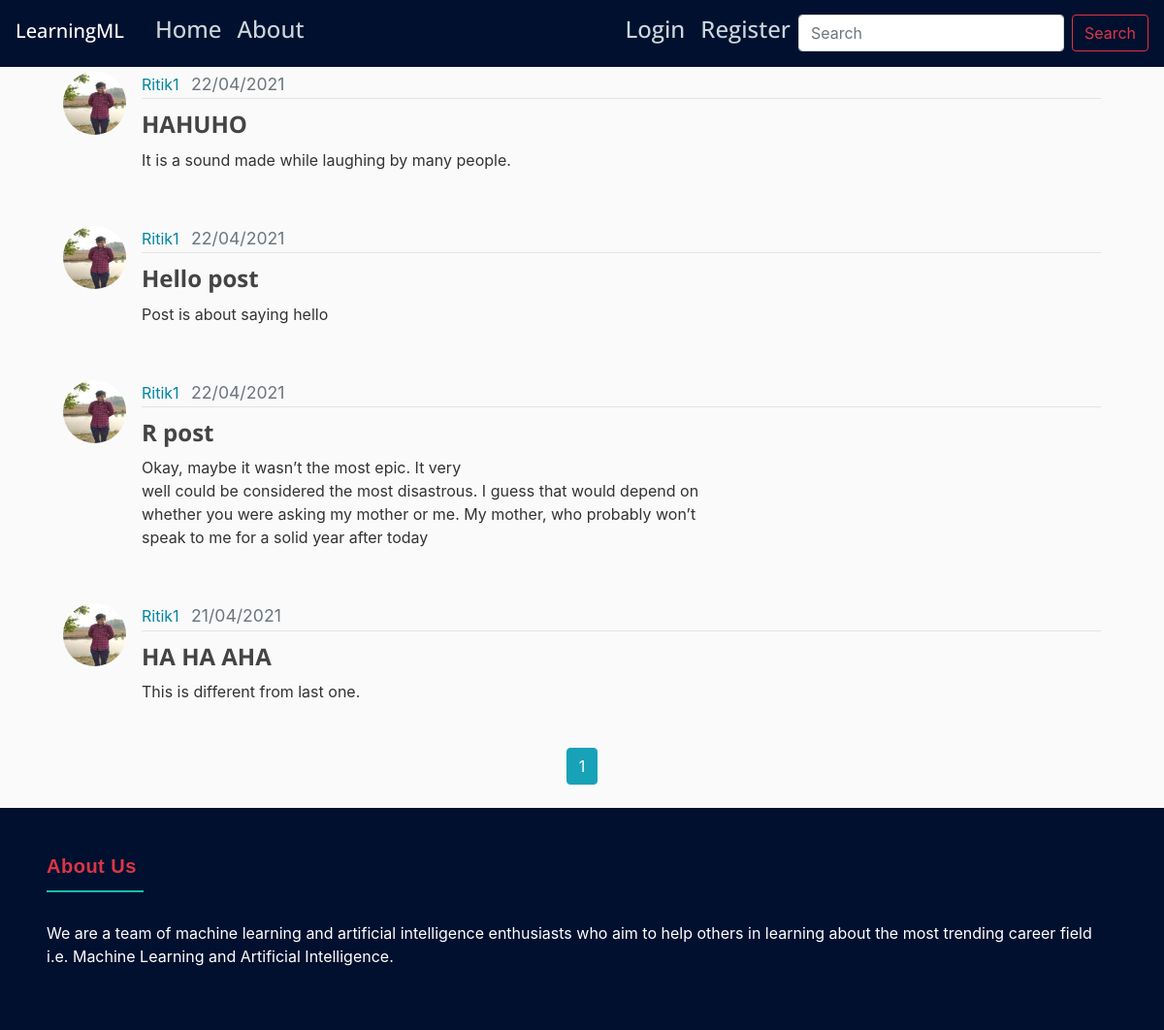
Screenshot of /user/Ritik1 with the database file from the repository.
### main/models.py (models this page shows, shortened)
class Post(db.Model):
    id = Column(Integer, primary_key=True)
    title = Column(String(100), nullable=False)
    date_posted = Column(DateTime, nullable=False, default=datetime.utcnow)
    content = Column(Text, nullable=False)
    user_id = Column(Integer, ForeignKey('user.id'), nullable=False)

class User(db.Model, UserMixin):
    id = Column(Integer, primary_key=True)
    username = Column(String(20), unique=True, nullable=False)
    email = Column(String(120), unique=True, nullable=False)
    image_file = Column(String(20), nullable=False, default='default.jpg')
    password = Column(String(60), nullable=False)
    posts = relationship('Post', backref='author', lazy=True)

### main/users/routes.py (the view)
@users.route("/user/<string:username>")
def user_posts(username):
    user = User.query.filter_by(username=username).first_or_404()
    page = request.args.get('page', 1, type=int)
    posts = Post.query.filter_by(author=user).order_by(Post.date_posted.desc()).paginate(page=page, per_page=5)
    return render_template('user_posts.html', posts=posts, user=user)

### main/Templates/user_posts.html
{% extends "layout.html" %}
{% block  content%}
    <h1 class="mb-3">Posts by {{ user.username }} ({{ posts.total }})</h1>
    {% for post in posts.items %}
        <article class="media content-section">
          <img class="rounded-circle article-img" src="{{url_for('static', filename='profile_pics/' + post.author.image_file) }}">
          <div class="media-body">
            <div class="article-metadata">
              <a class="mr-2" href="{{ url_for('users.user_posts', username=post.author.username) }}">{{ post.author.username }}</a>
              <small class="text-muted">{{ post.date_posted.strftime('%d/%m/%Y') }}</small>
            </div>
            <h2><a class="article-title" href="{{ url_for('posts.post', post_id=post.id) }}">{{ post.title }}</a></h2>
            <p class="article-content">{{ post.content }}</p>
          </div>
        </article>
    {% endfor %}
    <div align="center">
        {% for page_num in posts.iter_pages(left_edge=1, right_edge=1, left_current=1, right_current=2) %}
            {% if page_num %}
                {% if page_num == posts.page %}
                    <a class="btn btn-info mb-4" href="{{ url_for('users.user_posts', username=user.username, page=page_num) }}">{{ page_num }}</a>
                {% else %}
                    <a class="btn btn-outline-info mb-4" href="{{ url_for('users.user_posts', username=user.username, page=page_num) }}">{{ page_num }}</a>
                {% endif %}
            {% else %}
                ....
            {% endif %}
        {% endfor %}
    </div>
{% endblock content%}

### main/static/main.css (style rules this page uses)
:root { --blue: #007bff; --indigo: #6610f2; --purple: #6f42c1; --pink: #e83e8c; --red: #dc3545; --orange: #fd7e14; --yellow: #ffc107; --green: #28a745; --teal: #0085A1; --cyan: #17a2b8; --white: #fff; --gray: #6c757d; --gray-dark: #343a40; --primary: #0085A1; --secondary: #6c757d; --success: #28a745; --info: #17a2b8; --warning: #ffc107; --danger: #dc3545; --light: #f8f9fa; --dark: #343a40; --breakpoint-xs: 0; --breakpoint-sm: 576px; --breakpoint-md: 768px; --breakpoint-lg: 992px; --breakpoint-xl: 1200px; --font-family-sans-serif: -apple-system, BlinkMacSystemFont, "Segoe UI", Roboto, "Helvetica Neue", Arial, "Noto Sans", "Liberation Sans", sans-serif, "Apple Color Emoji", "Segoe UI Emoji", "Segoe UI Symbol", "Noto Color Emoji"; --font-family-monospace: SFMono-Regular, Menlo, Monaco, Consolas, "Liberation Mono", "Courier New", monospace; }
*, *::before, *::after { box-sizing: border-box; }
html { font-family: sans-serif; line-height: 1.15; -webkit-text-size-adjust: 100%; -webkit-tap-highlight-color: rgba(0, 0, 0, 0); }
article, aside, figcaption, figure, footer, header, hgroup, main, nav, section { display: block; }
h1, h2, h3, h4, h5, h6 { margin-top: 0; margin-bottom: 0.5rem; }
p { margin-top: 0; margin-bottom: 1rem; }
small { font-size: 110%; }
a { color: #0085A1; text-decoration: none; background-color: transparent; }
img { vertical-align: middle; border-style: none; }
h1, h2, h3, h4, h5, h6, .h1, .h2, .h3, .h4, .h5, .h6 { margin-bottom: 0.5rem; font-family: "Open Sans", -apple-system, BlinkMacSystemFont, "Segoe UI", Roboto, "Helvetica Neue", Arial, sans-serif, "Apple Color Emoji", "Segoe UI Emoji", "Segoe UI Symbol", "Noto Color Emoji"; font-weight: 500; line-height: 1.2; }
h1, .h1 { font-size: 2.5rem; }
h2, .h2 { font-size: 2rem; }
small, .small { font-size: 110%; font-weight: 400; }
body { background: #fafafa; color: #333333; }
h1, h2, h3, h4, h5, h6 { color: #444444; }
.content-section { background: #fffffh; padding: 10px 20px; border-radius: 3px; margin-bottom: 20px; }
.article-title { color: #444444; font-weight: 700; font-size: x-large; }
.article-content { white-space: pre-line; font-size: medium; }
.article-img { height: 65px; width: 65px; margin-right: 16px; }
.article-metadata { padding-bottom: 1px; margin-bottom: 4px; border-bottom: 1px solid #e3e3e3 }

### rows the page displays
Post: image_file (picture), author.username "Ritik1", date_posted "22/04/2021", title "HAHUHO", content "It is a sound made while laughing by many people."
Post: image_file (picture), author.username "Ritik1", date_posted "22/04/2021", title "Hello post", content "Post is about saying hello"
Post: image_file (picture), author.username "Ritik1", date_posted "22/04/2021", title "R post", content "Okay, maybe it wasn’t the most epic. It very well could be considered the most disastrous. I guess that would depend on whether you were asking my mother or me. My mother, who probably won’t speak to me for a solid year after today"
Post: image_file (picture), author.username "Ritik1", date_posted "21/04/2021", title "HA HA AHA", content "This is different from last one."

### other values shown
{{ page_num }} "1"
